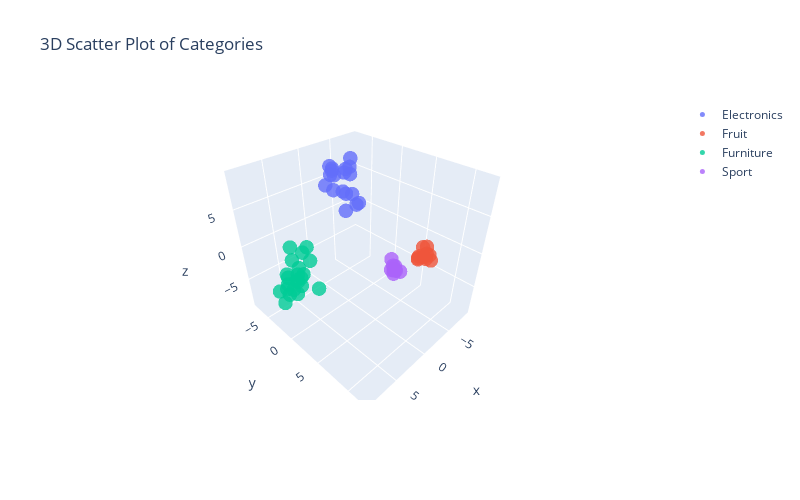

The notebook cell this image was saved under:
### Markdown cell above
### Now we are simply creating a 3D scattered graph to visualize 3 dimentional embeddings from above list. This data is color coded to 'category'. This help in showing how embeddings are clustered based on their semantic meaning.

### Code cell
import plotly.graph_objs as go
import numpy as np
fig = go.Figure()

for i, cat in enumerate(categories):
    sub_matrix = np.array(df_data[df_data["p_category"] == cat]["pca_embed"].to_list())
    x = sub_matrix[:, 0]
    y = sub_matrix[:, 1]
    z = sub_matrix[:, 2]

    fig.add_trace(
        go.Scatter3d(
            x=x,
            y=y,
            z=z,
            mode="markers",
            marker=dict(size=5, color=i, colorscale="Viridis", opacity=0.8),
            name=cat,
        )
    )

fig.update_layout(
    autosize=False,
    title="3D Scatter Plot of Categories",
    width=800,
    height=500,
    margin=dict(l=50, r=50, b=100, t=100, pad=10),
    scene=dict(
        xaxis=dict(title="x"),
        yaxis=dict(title="y"),
        zaxis=dict(title="z"),
    ),
)

fig.show()

### Figure 1 — Plotly figure (JSON) as saved in the notebook; plotly's stock layout.template omitted (floating-point values rounded to 4 significant figures)
{"data": [{"marker": {"color": 0, "colorscale": [[0, "#440154"], [0.1111, "#482878"], [0.2222, "#3e4989"], [0.3333, "#31688e"], [0.4444, "#26828e"], [0.5556, "#1f9e89"], [0.6667, "#35b779"], [0.7778, "#6ece58"], [0.8889, "#b5de2b"], [1, "#fde725"]], "opacity": 0.8, "size": 5}, "mode": "markers", "name": "Electronics", "type": "scatter3d", "x": [-2.716, -5.418, -4.587, -1.308, -1.962, -2.313, -3.703, -4.658, -5.883, -5.234, -3.272, -0.9549, -5.267, -3.384, -0.5767, -3.662, -3.533, -5.72], "y": [-5.485, -5.154, -7.639, -4.218, -2.388, -5.365, -4.074, -5.069, -3.942, -4.55, -2.714, -3.292, -4.916, -4.32, -4.282, -4.139, -6.065, -4.245], "z": [6.836, 6.646, 5.939, 8.197, 7.752, 6.449, 3.854, 6.607, 1.768, 3.099, 9.038, 5.551, 5.778, 4.182, 5.977, 1.363, 5.803, 1.459]}, {"marker": {"color": 1, "colorscale": [[0, "#440154"], [0.1111, "#482878"], [0.2222, "#3e4989"], [0.3333, "#31688e"], [0.4444, "#26828e"], [0.5556, "#1f9e89"], [0.6667, "#35b779"], [0.7778, "#6ece58"], [0.8889, "#b5de2b"], [1, "#fde725"]], "opacity": 0.8, "size": 5}, "mode": "markers", "name": "Fruit", "type": "scatter3d", "x": [0.3563, -0.3547, 0.1715, 0.832, -0.0008174, 0.02798, -0.7099, -1.226, 0.6016, 0.4415], "y": [11.5, 10.11, 11.72, 10.91, 11.02, 10.8, 10.76, 10.49, 10.85, 12.1], "z": [4.429, 2.815, 4.282, 3.717, 3.625, 4.685, 4.352, 2.457, 3.922, 3.994]}, {"marker": {"color": 2, "colorscale": [[0, "#440154"], [0.1111, "#482878"], [0.2222, "#3e4989"], [0.3333, "#31688e"], [0.4444, "#26828e"], [0.5556, "#1f9e89"], [0.6667, "#35b779"], [0.7778, "#6ece58"], [0.8889, "#b5de2b"], [1, "#fde725"]], "opacity": 0.8, "size": 5}, "mode": "markers", "name": "Furniture", "type": "scatter3d", "x": [6.167, 7.778, 4.618, 7.802, 5.69, 6.077, 5.929, 6.53, 4.314, 8.004, 7.483, 6.487, 7.477, 8.788, 7.213, 8.963, 6.654, 5.959, 4.26, 7.188, 6.541, 8.366], "y": [-1.754, -1.923, -1.557, -2.246, -3.78, -1.722, -2.499, -2.483, -3.454, 0.2602, -2.377, -0.4361, -1.375, -2.245, -2.661, -1.116, -1.746, -1.837, -2.496, -0.6661, 2.345, -0.8885], "z": [-1.421, -3.043, -1.081, -3.947, -1.623, -4.192, -2.976, 1.326, -1.008, -2.99, -1.996, -1.413, -3.722, -3.712, -2.789, -4.651, -2.968, -3.094, 0.2297, -2.223, -1.806, -3.612]}, {"marker": {"color": 3, "colorscale": [[0, "#440154"], [0.1111, "#482878"], [0.2222, "#3e4989"], [0.3333, "#31688e"], [0.4444, "#26828e"], [0.5556, "#1f9e89"], [0.6667, "#35b779"], [0.7778, "#6ece58"], [0.8889, "#b5de2b"], [1, "#fde725"]], "opacity": 0.8, "size": 5}, "mode": "markers", "name": "Sport", "type": "scatter3d", "x": [-8.11, -8.805, -7.997, -8.008, -8.781, -7.901, -8.882, -8.531, -8.899, -8.36], "y": [1.029, 0.7006, 0.584, 1.089, 0.4511, 1.535, 0.5734, 0.09656, 1.564, 0.6318], "z": [-8.133, -8.603, -8.28, -8.748, -8.918, -7.863, -8.117, -6.904, -8.592, -7.707]}], "layout": {"autosize": false, "height": 500, "margin": {"b": 100, "l": 50, "pad": 10, "r": 50, "t": 100}, "scene": {"xaxis": {"title": {"text": "x"}}, "yaxis": {"title": {"text": "y"}}, "zaxis": {"title": {"text": "z"}}}, "title": {"text": "3D Scatter Plot of Categories"}, "width": 800}}
